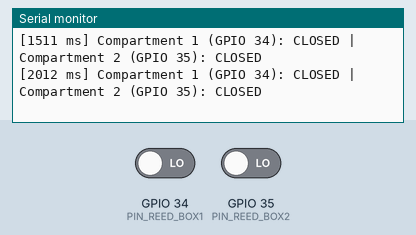
Recording of a sketch running on a simulated ESP32. Shown: the last lines printed to the serial monitor. The inputs (shaded band) are chosen by the test bench; at power-on: GPIO 34 (PIN_REED_BOX1) LOW, GPIO 35 (PIN_REED_BOX2) LOW.

Above: at 2.2 s.
2.3 s: GPIO 34 (PIN_REED_BOX1) driven HIGH
At 2.9 s:
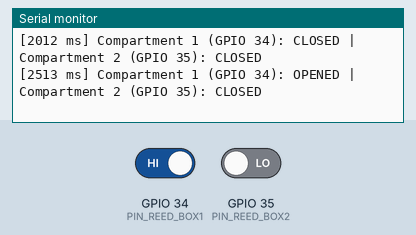
4.5 s: GPIO 35 (PIN_REED_BOX2) driven HIGH
At 4.9 s:
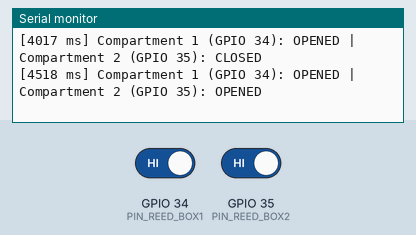
6.5 s: GPIO 34 (PIN_REED_BOX1) driven LOW
At 6.9 s:
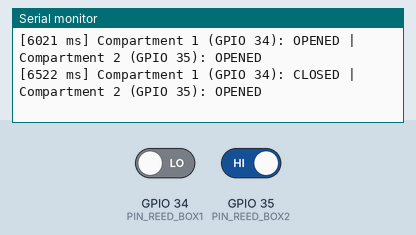
8.5 s: GPIO 35 (PIN_REED_BOX2) driven LOW
At 8.9 s:
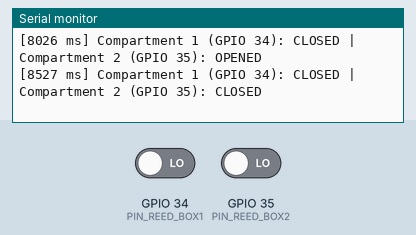

Measured:
- after the input at 2.3 s, the serial monitor: prints a new line after 0.21 s (image 1)
- after the input at 4.5 s, the serial monitor: prints a new line at once (image 2)
- after the input at 6.5 s, the serial monitor: prints a new line at once (image 3)
- after the input at 8.5 s, the serial monitor: prints a new line at once (image 4)

The sketch:

test_reed.ino
```cpp
/**
 * Suyog AI Hardware Test: Pill-Box Reed Switches
 * Box 1: GPIO 34 (Input-only, external 10k pullup to 3.3V)
 * Box 2: GPIO 35 (Input-only, external 10k pullup to 3.3V)
 * Magnet present (Lid closed): Switch closed to GND -> LOW
 * Magnet removed (Lid opened): Switch open -> HIGH via 10k pullup
 */

#include <Arduino.h>

#define PIN_REED_BOX1 34
#define PIN_REED_BOX2 35

void setup() {
  Serial.begin(115200);
  delay(1000);
  Serial.println("\n=== Suyog AI Hardware Bring-Up: Reed Switch Test ===");
  Serial.println("Note: GPIO 34 and 35 require an external 10k ohm resistor to 3.3V.");

  pinMode(PIN_REED_BOX1, INPUT);
  pinMode(PIN_REED_BOX2, INPUT);
}

void loop() {
  int r1 = digitalRead(PIN_REED_BOX1);
  int r2 = digitalRead(PIN_REED_BOX2);

  Serial.printf("[%lu ms] Compartment 1 (GPIO 34): %s | Compartment 2 (GPIO 35): %s\n",
                millis(),
                (r1 == HIGH) ? "OPENED" : "CLOSED",
                (r2 == HIGH) ? "OPENED" : "CLOSED");

  delay(500);
}
```
